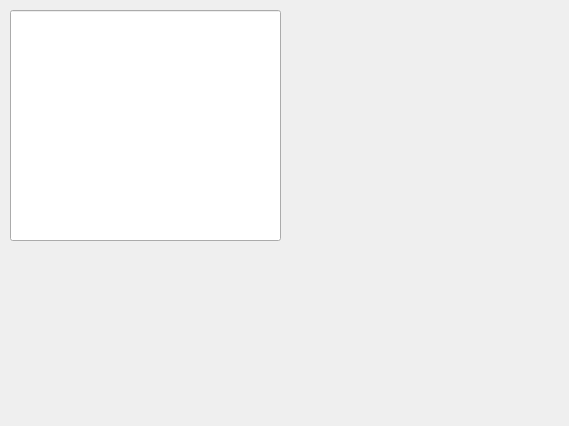
<?xml version="1.0" encoding="UTF-8"?>
<ui version="4.0">
 <class>Saldo</class>
 <widget class="QDialog" name="Saldo">
  <property name="geometry">
   <rect>
    <x>0</x>
    <y>0</y>
    <width>569</width>
    <height>426</height>
   </rect>
  </property>
  <property name="windowTitle">
   <string>Dialog</string>
  </property>
  <widget class="QLineEdit" name="lineEdit">
   <property name="geometry">
    <rect>
     <x>10</x>
     <y>10</y>
     <width>271</width>
     <height>231</height>
    </rect>
   </property>
  </widget>
 </widget>
 <resources/>
 <connections/>
</ui>
